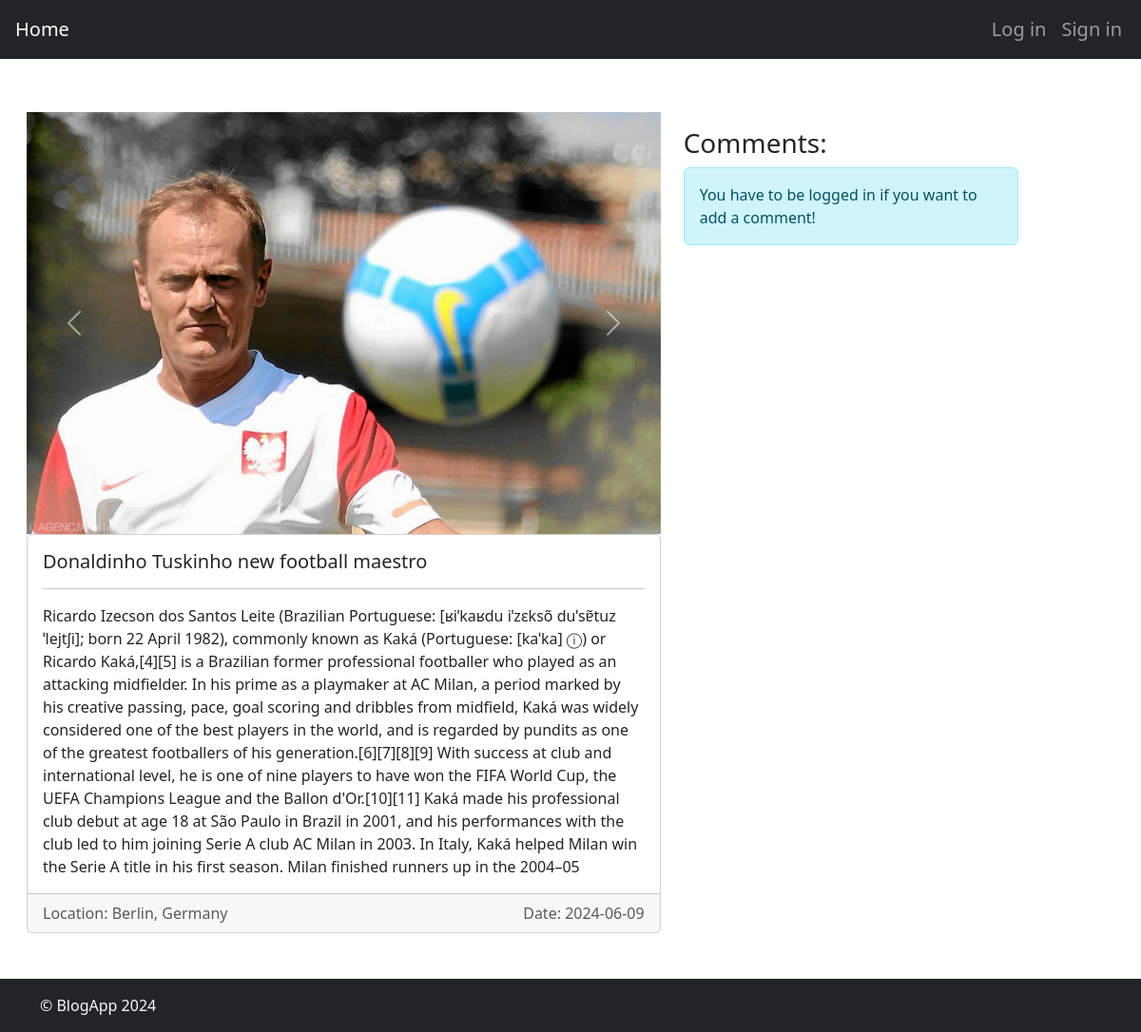
/blogs/17/articles/42/, run on an earlier commit of the app's database.
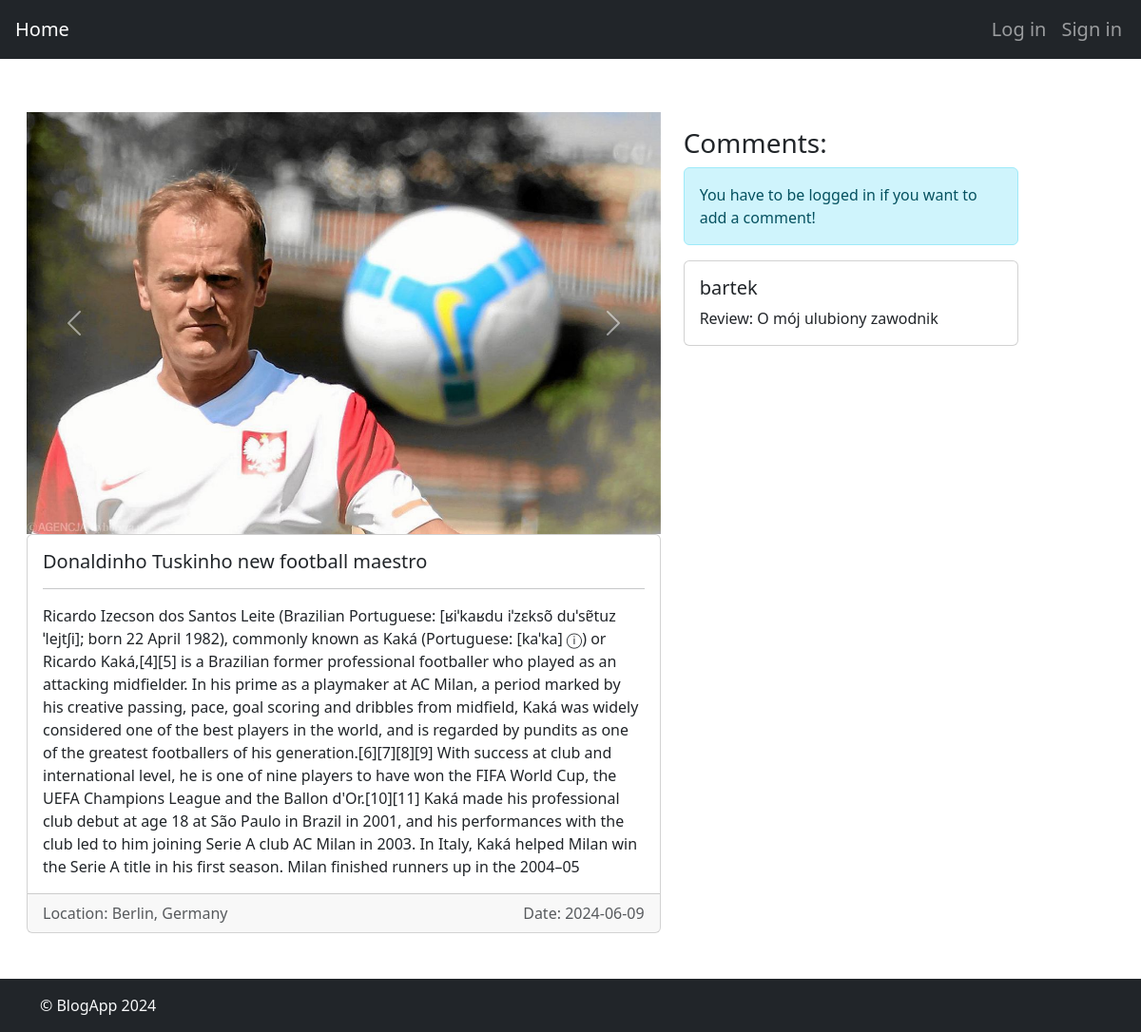
And on a later commit of the database.
### blogApp/models.py (models this page shows, shortened)
class ArticleImage(models.Model):
    article = models.ForeignKey(Article, related_name='article_images', on_delete=models.CASCADE)
    image = models.ImageField(upload_to='article_images')
    def __str__(self):
        return f"Image for {self.article.title}"

class Comment(models.Model):
    author = models.ForeignKey(CustomUser, on_delete=models.CASCADE)
    body = models.TextField()
    article = models.ForeignKey(Article, on_delete=models.CASCADE)

class CustomUser(AbstractUser):
    avatar = models.ImageField(upload_to='avatars/', blank=True, null=True)
    isAdmin = models.BooleanField(default=False)
    def __str__(self):
        return self.username

### blogApp/views.py (the view, shortened to what this page needs)
# urls.py: path('blogs/<int:blog_id>/articles/<int:article_id>/', views.article_detail, name='article_detail'),
def article_detail(request, blog_id, article_id):
    article = get_object_or_404(Article, pk=article_id)
    comments = article.comment_set.all()
    images = article.article_images.all()
    if request.method == 'POST':
        form = CommentForm(request.POST)
        if form.is_valid():
            comment = form.save(commit=False)
            comment.author = request.user
            comment.article = article
            comment.save()
            return redirect('article_detail', blog_id=blog_id, article_id=article.id)
    else:
        form = CommentForm()
    return render(request, 'articles/article_detail.html', {'article': article, 'comments': comments, 'form': form, 'blog_id': blog_id, 'images': images})

### blogApp/templates/articles/article_detail.html (shortened to what this page needs)
{% extends 'base.html' %}
{% block content %}
<div class="container-fluid mt-5 mb-3">
    <div class="row">
        <div class="col-md-7 order-1">
            {% if images %}
            <div id="carouselExample" class="carousel slide">
                <div class="carousel-inner">
                    {% for image in images %}
                    <div class="carousel-item {% if forloop.first %}active{% endif %}">
                        <img src="{{ image.image.url }}" alt="{{ image }}" class="d-block w-100"
                            style="max-height:500px">
                    </div>
                    {% endfor %}
                </div>
                <button class="carousel-control-prev" type="button" data-bs-target="#carouselExample"
                    data-bs-slide="prev">
                    <span class="carousel-control-prev-icon" aria-hidden="true"></span>
                </button>
                <button class="carousel-control-next" type="button" data-bs-target="#carouselExample"
                    data-bs-slide="next">
                    <span class="carousel-control-next-icon" aria-hidden="true"></span>
                </button>
            </div>
            {% endif %}
            <div class="card mb-3">
                <div class="card-body">
                    <h5 class="card-title d-flex justify-content-between align-items-center">
                        <span>
                            {{ article.title }}
                        </span>
                    </h5>
                    <hr>
                    <p class="card-text">
                        {{article.content}}
                    </p>
                </div>
                <div class="card-footer text-muted d-flex justify-content-between">
                    <span>Location: {{article.location}}</span> <span>Date: {{article.date}}</span>
                </div>
            </div>
        </div>
        <div class="col-md-5 order-2">
            <h3>Comments: </h3>
            {% if user.is_authenticated %}
            <div class="w-100">
                <form method="POST" class="mb-3">
                    {% csrf_token %}
                    <div class="mb-3">
                        <label for="id_body" class="form-label">Body</label>
                        <textarea name="body" cols="5" rows="3" required="" id="id_body"
                            class="form-control"></textarea>
                    </div>
                    <button type="submit" class="btn btn-primary">Add comment</button>
                </form>
            </div>
            {% else %}
            <div class="alert alert-info w-75" role="alert">
                You have to be logged in if you want to add a comment!
            </div>
            {% endif%}
            {% for comment in comments %}
            <div class="card mb-3 w-75">
                <div class="card-body">
                    <h5 class="card-title">
                        {{comment.author}}
                    </h5>
                    <p class="card-text">Review: {{comment.body}}
                    </p>
                </div>
            </div>
            {% endfor %}
        </div>
    </div>
</div>
{% endblock %}

What changed in the data, as far as the page shows it:
added Comment: author "bartek", body "O mój ulubiony zawodnik"
